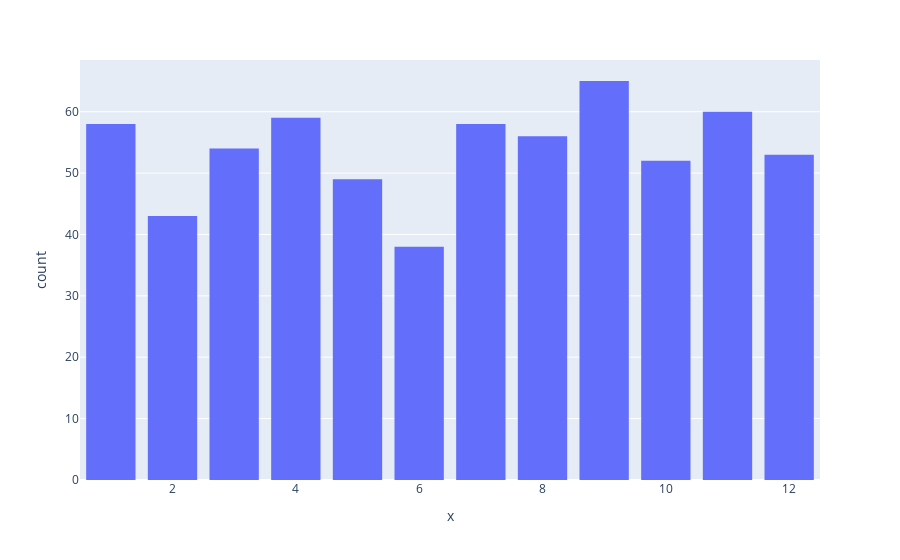

The notebook cell this image was saved under:
### Code cell
agg_df.groupby('Month').count().reset_index()#.hist()
fig = px.histogram(x = agg_df['Month'])
fig.update_layout(bargap=0.2)

### Figure 1 — Plotly figure (JSON) as saved in the notebook; plotly's stock layout.template omitted (floating-point values rounded to 4 significant figures; data arrays with more than 128 entries replaced by an {"elided": "..."} marker saying what was removed)
{"data": [{"alignmentgroup": "True", "bingroup": "x", "hovertemplate": "x=%{x}<br>count=%{y}<extra></extra>", "legendgroup": "", "marker": {"color": "#636efa", "pattern": {"shape": ""}}, "name": "", "offsetgroup": "", "orientation": "v", "showlegend": false, "type": "histogram", "x": {"elided": "645 int values"}, "xaxis": "x", "yaxis": "y"}], "layout": {"bargap": 0.2, "barmode": "relative", "legend": {"tracegroupgap": 0}, "margin": {"t": 60}, "xaxis": {"anchor": "y", "domain": [0, 1], "title": {"text": "x"}}, "yaxis": {"anchor": "x", "domain": [0, 1], "title": {"text": "count"}}}}
